Frame 1 (no input): blank canvas, image omitted
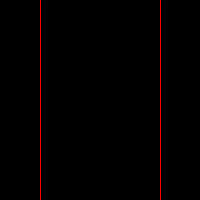
Frame 60 (the mouse pressed at the canvas centre just before this capture)
Frame 120 (the mouse held since frame 60 and released just before this capture): blank canvas, image omitted

The Processing sketch that drew this single still picture (run headless with seeded random() and noise(); from frame 60 on, the mouse is pressed at the canvas centre):

// Processing sketch: processing_87381
// ── processing_87381.pde

float x = 0;

void setup () {
    size(200, 200);
    stroke(255, 0, 0);
    frameRate(50);
}
    
void draw() {
   background(0);
    x = x + 1;
    if (x > width/2) {
        x = 0;
    }
  line(width/2-x, 0, width/2-x, height);
  line(width/2+x, 0, width/2+x, height);

} 
